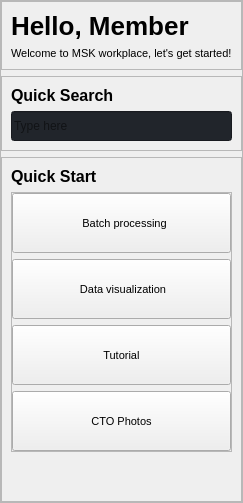
                        <widget class="QFrame" name="start_left">
                         <property name="sizePolicy">
                          <sizepolicy hsizetype="Expanding" vsizetype="Preferred">
                           <horstretch>3</horstretch>
                           <verstretch>0</verstretch>
                          </sizepolicy>
                         </property>
                         <property name="styleSheet">
                          <string notr="true"/>
                         </property>
                         <property name="frameShape">
                          <enum>QFrame::StyledPanel</enum>
                         </property>
                         <property name="frameShadow">
                          <enum>QFrame::Raised</enum>
                         </property>
                         <layout class="QVBoxLayout" name="verticalLayout_21">
                          <property name="leftMargin">
                           <number>0</number>
                          </property>
                          <property name="topMargin">
                           <number>0</number>
                          </property>
                          <property name="rightMargin">
                           <number>0</number>
                          </property>
                          <property name="bottomMargin">
                           <number>0</number>
                          </property>
                          <item>
                           <widget class="QFrame" name="top">
                            <property name="sizePolicy">
                             <sizepolicy hsizetype="Preferred" vsizetype="Expanding">
                              <horstretch>0</horstretch>
                              <verstretch>1</verstretch>
                             </sizepolicy>
                            </property>
                            <property name="frameShape">
                             <enum>QFrame::StyledPanel</enum>
                            </property>
                            <property name="frameShadow">
                             <enum>QFrame::Raised</enum>
                            </property>
                            <layout class="QVBoxLayout" name="verticalLayout_22">
                             <item>
                              <widget class="QLabel" name="label_2">
                               <property name="styleSheet">
                                <string notr="true">font-size:26px;
font-weight:bold;</string>
                               </property>
                               <property name="text">
                                <string>Hello, Member</string>
                               </property>
                              </widget>
                             </item>
                             <item>
                              <widget class="QLabel" name="label_3">
                               <property name="styleSheet">
                                <string notr="true">font-size:11px</string>
                               </property>
                               <property name="text">
                                <string>Welcome to MSK workplace, let's get started!</string>
                               </property>
                              </widget>
                             </item>
                            </layout>
                           </widget>
                          </item>
                          <item>
                           <widget class="QFrame" name="middle">
                            <property name="sizePolicy">
                             <sizepolicy hsizetype="Preferred" vsizetype="Expanding">
                              <horstretch>0</horstretch>
                              <verstretch>1</verstretch>
                             </sizepolicy>
                            </property>
                            <property name="frameShape">
                             <enum>QFrame::StyledPanel</enum>
                            </property>
                            <property name="frameShadow">
                             <enum>QFrame::Raised</enum>
                            </property>
                            <layout class="QVBoxLayout" name="verticalLayout_23">
                             <item>
                              <widget class="QLabel" name="label_4">
                               <property name="styleSheet">
                                <string notr="true">font-size:16px;
font-weight:bold;</string>
                               </property>
                               <property name="text">
                                <string>Quick Search</string>
                               </property>
                              </widget>
                             </item>
                             <item>
                              <widget class="QLineEdit" name="lineEdit_2">
                               <property name="minimumSize">
                                <size>
                                 <width>0</width>
                                 <height>30</height>
                                </size>
                               </property>
                               <property name="styleSheet">
                                <string notr="true">background-color: rgb(33, 37, 43);
</string>
                               </property>
                               <property name="text">
                                <string/>
                               </property>
                               <property name="placeholderText">
                                <string>Type here</string>
                               </property>
                              </widget>
                             </item>
                            </layout>
                           </widget>
                          </item>
                          <item>
                           <widget class="QFrame" name="bottom">
                            <property name="sizePolicy">
                             <sizepolicy hsizetype="Preferred" vsizetype="Expanding">
                              <horstretch>0</horstretch>
                              <verstretch>8</verstretch>
                             </sizepolicy>
                            </property>
                            <property name="styleSheet">
                             <string notr="true"/>
                            </property>
                            <property name="frameShape">
                             <enum>QFrame::StyledPanel</enum>
                            </property>
                            <property name="frameShadow">
                             <enum>QFrame::Raised</enum>
                            </property>
                            <layout class="QVBoxLayout" name="verticalLayout_26">
                             <item>
                              <widget class="QLabel" name="label_5">
                               <property name="sizePolicy">
                                <sizepolicy hsizetype="Preferred" vsizetype="Expanding">
                                 <horstretch>0</horstretch>
                                 <verstretch>1</verstretch>
                                </sizepolicy>
                               </property>
                               <property name="styleSheet">
                                <string notr="true">font-size:16px;
font-weight:bold;</string>
                               </property>
                               <property name="text">
                                <string>Quick Start</string>
                               </property>
                              </widget>
                             </item>
                             <item>
                              <widget class="QFrame" name="frame_7">
                               <property name="sizePolicy">
                                <sizepolicy hsizetype="Preferred" vsizetype="Expanding">
                                 <horstretch>0</horstretch>
                                 <verstretch>6</verstretch>
                                </sizepolicy>
                               </property>
                               <property name="styleSheet">
                                <string notr="true"/>
                               </property>
                               <property name="frameShape">
                                <enum>QFrame::StyledPanel</enum>
                               </property>
                               <property name="frameShadow">
                                <enum>QFrame::Raised</enum>
                               </property>
                               <layout class="QVBoxLayout" name="verticalLayout_27">
                                <property name="leftMargin">
                                 <number>0</number>
                                </property>
                                <property name="topMargin">
                                 <number>0</number>
                                </property>
                                <property name="rightMargin">
                                 <number>0</number>
                                </property>
                                <property name="bottomMargin">
                                 <number>0</number>
                                </property>
                                <item>
                                 <widget class="QPushButton" name="pushButton_2">
                                  <property name="minimumSize">
                                   <size>
                                    <width>0</width>
                                    <height>60</height>
                                   </size>
                                  </property>
                                  <property name="styleSheet">
                                   <string notr="true">font-size:11px;</string>
                                  </property>
                                  <property name="text">
                                   <string>  Batch processing</string>
                                  </property>
                                  <property name="icon">
                                   <iconset resource="resources.qrc">
                                    <normaloff>:/icons/images/icons/cil-library.png</normaloff>:/icons/images/icons/cil-library.png</iconset>
                                  </property>
                                 </widget>
                                </item>
                                <item>
                                 <widget class="QPushButton" name="pushButton_3">
                                  <property name="minimumSize">
                                   <size>
                                    <width>0</width>
                                    <height>60</height>
                                   </size>
                                  </property>
                                  <property name="styleSheet">
                                   <string notr="true">font-size:11px;</string>
                                  </property>
                                  <property name="text">
                                   <string> Data visualization</string>
                                  </property>
                                  <property name="icon">
                                   <iconset resource="resources.qrc">
                                    <normaloff>:/icons/images/icons/cil-view-quilt.png</normaloff>:/icons/images/icons/cil-view-quilt.png</iconset>
                                  </property>
                                 </widget>
                                </item>
                                <item>
                                 <widget class="QPushButton" name="pushButton_4">
                                  <property name="minimumSize">
                                   <size>
                                    <width>0</width>
                                    <height>60</height>
                                   </size>
                                  </property>
                                  <property name="styleSheet">
                                   <string notr="true">font-size:11px;</string>
                                  </property>
                                  <property name="text">
                                   <string> Tutorial </string>
                                  </property>
                                  <property name="icon">
                                   <iconset resource="resources.qrc">
                                    <normaloff>:/icons/images/icons/cil-magnifying-glass.png</normaloff>:/icons/images/icons/cil-magnifying-glass.png</iconset>
                                  </property>
                                 </widget>
                                </item>
                                <item>
                                 <widget class="QPushButton" name="pushButton_5">
                                  <property name="minimumSize">
                                   <size>
                                    <width>0</width>
                                    <height>60</height>
                                   </size>
                                  </property>
                                  <property name="styleSheet">
                                   <string notr="true">font-size:11px;</string>
                                  </property>
                                  <property name="text">
                                   <string>CTO Photos</string>
                                  </property>
                                 </widget>
                                </item>
                               </layout>
                              </widget>
                             </item>
                             <item>
                              <spacer name="verticalSpacer_2">
                               <property name="orientation">
                                <enum>Qt::Vertical</enum>
                               </property>
                               <property name="sizeHint" stdset="0">
                                <size>
                                 <width>20</width>
                                 <height>40</height>
                                </size>
                               </property>
                              </spacer>
                             </item>
                            </layout>
                           </widget>
                          </item>
                         </layout>
                        </widget>
